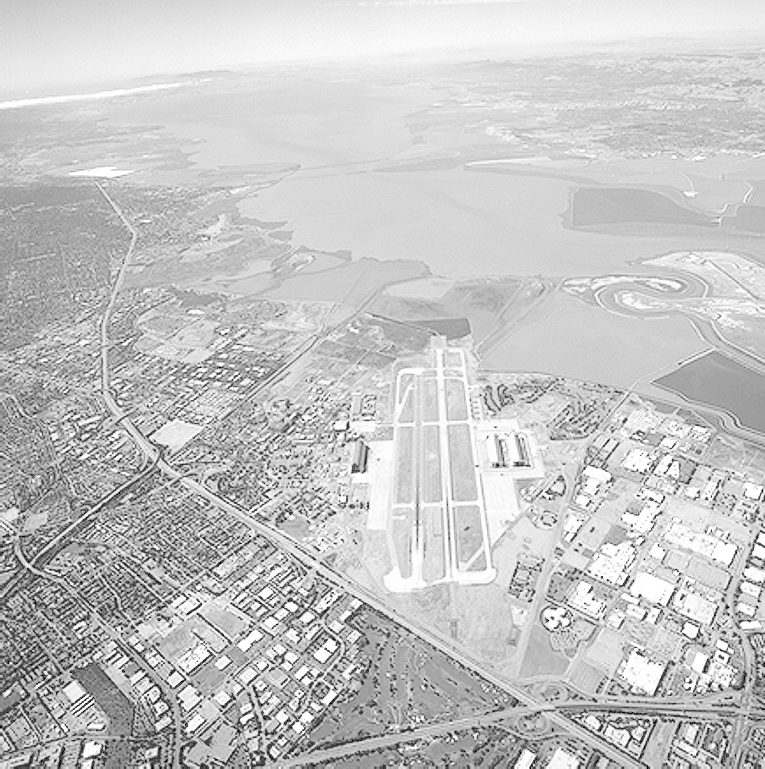
#> input picture a1images/runway.png, 765 x 769 px
$ python q6.py
#> lines starting #> are read from the running program, lines starting #| are printed output that depends on the picture
import os
import cv2 as cv
import numpy as np
import matplotlib.pyplot as plt

# Helper Function
def get_dog_kernels(size, sigma):
    """Generates 2D Derivative of Gaussian kernels for X and Y directions."""
    ax = np.arange(-size // 2 + 1., size // 2 + 1.)
    xx, yy = np.meshgrid(ax, ax)

    # Base Gaussian function
    G = np.exp(-(xx**2 + yy**2) / (2. * sigma**2)) / (2 * np.pi * sigma**2)

    # Derivatives using the formulas derived in part (a)
    Gx = -(xx / sigma**2) * G
    Gy = -(yy / sigma**2) * G

    return Gx, Gy

# Compute 5x5 kernels for sigma=2
Gx_5x5, Gy_5x5 = get_dog_kernels(size=5, sigma=2)

print("5x5 Derivative of Gaussian Kernel (X-direction, sigma=2):\n")
print(np.round(Gx_5x5, 4))
print("\n5x5 Derivative of Gaussian Kernel (Y-direction, sigma=2):\n")
print(np.round(Gy_5x5, 4))

# Visualize a 51x51 DoG kernel
Gx_51x51, _ = get_dog_kernels(size=51, sigma=8)

x = np.arange(-25, 26)
y = np.arange(-25, 26)
X, Y = np.meshgrid(x, y)

fig = plt.figure(figsize=(10, 7))
ax = fig.add_subplot(111, projection='3d')
surf = ax.plot_surface(X, Y, Gx_51x51, cmap='coolwarm', linewidth=0, antialiased=True)

ax.set_title('3D Surface Plot of 51x51 DoG Kernel (X-Direction)')
ax.set_xlabel('X axis')
ax.set_ylabel('Y axis')
ax.set_zlabel('Weight')
fig.colorbar(surf, shrink=0.5, aspect=5)
plt.show()
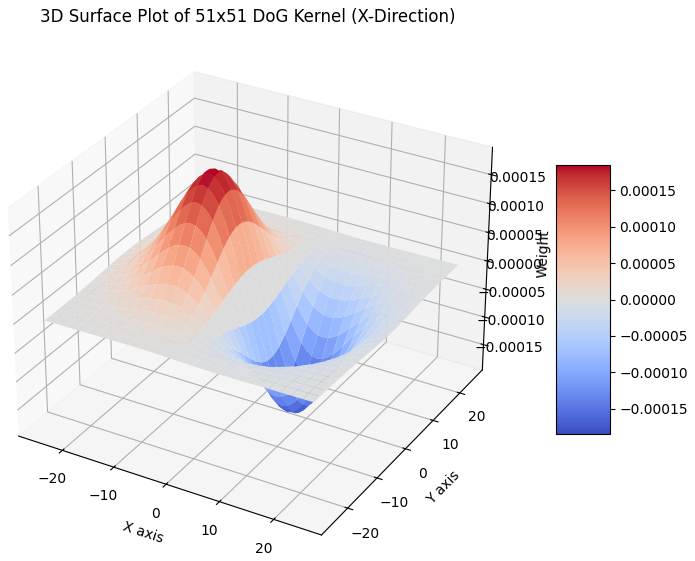
#> figure drawn by matplotlib, 2 panels

# Apply kernels and compare with Sobel
script_dir = os.path.dirname(os.path.abspath(__file__))
image_path = os.path.abspath(os.path.join(script_dir, '..', 'a1images', 'runway.png'))

img = cv.imread(image_path, cv.IMREAD_GRAYSCALE)
#> img is the input picture: shape (769, 765); min 0, max 255, mean 197.1

if img is None:
    print(f"Error: Could not load image from: {image_path}")
else:
    # Apply Manual DoG Kernels
    grad_x_manual = cv.filter2D(img, cv.CV_64F, Gx_5x5)
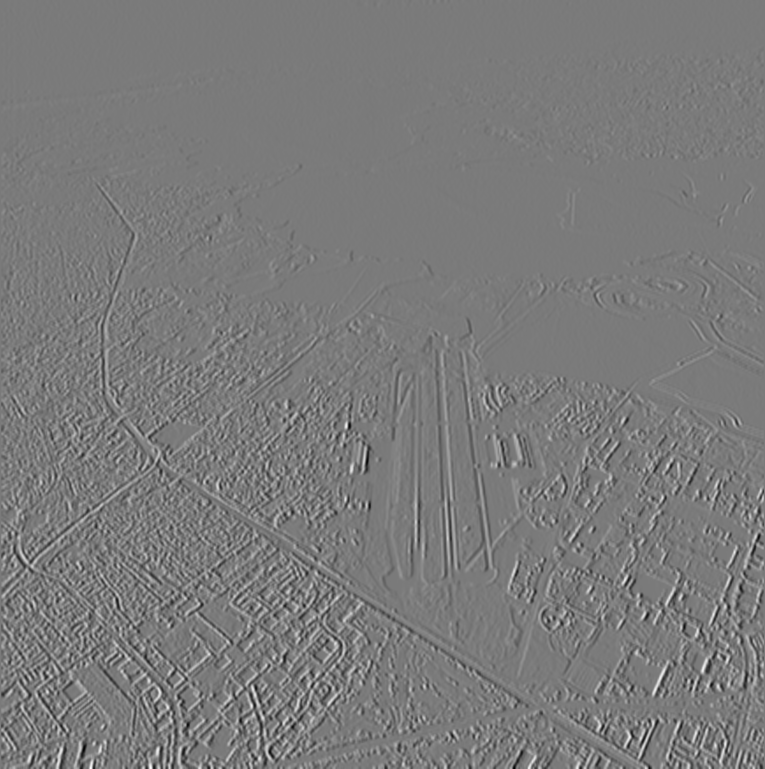
#> grad_x_manual: shape (769, 765) float64; min -16.39, max 17.63, mean -0.00797; drawn with min black and max white
    grad_y_manual = cv.filter2D(img, cv.CV_64F, Gy_5x5)
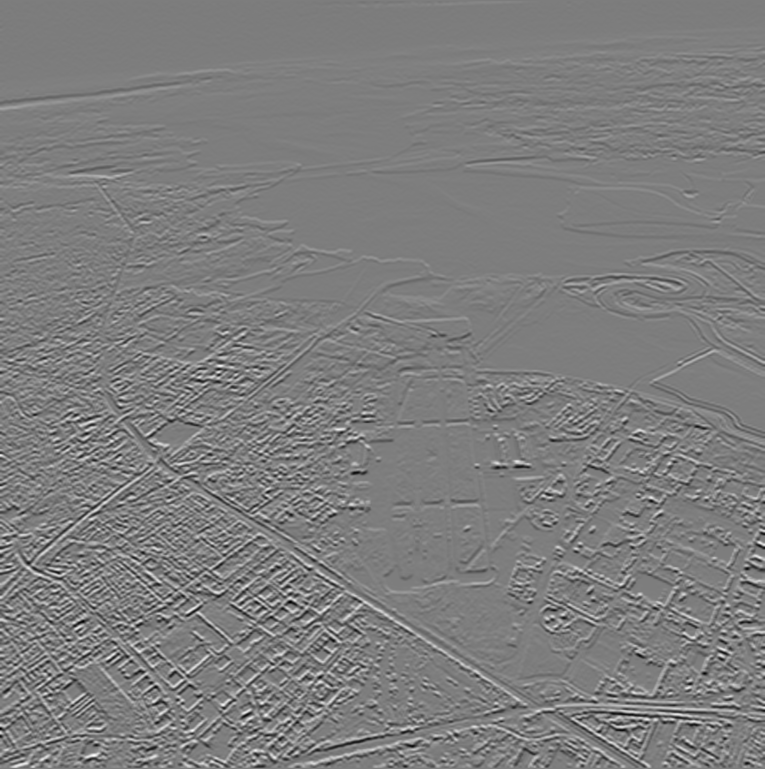
#> grad_y_manual: shape (769, 765) float64; min -15.44, max 15.85, mean 0.024; drawn with min black and max white

    # Calculate gradient magnitude for the manual DoG
    mag_manual = cv.magnitude(grad_x_manual, grad_y_manual)
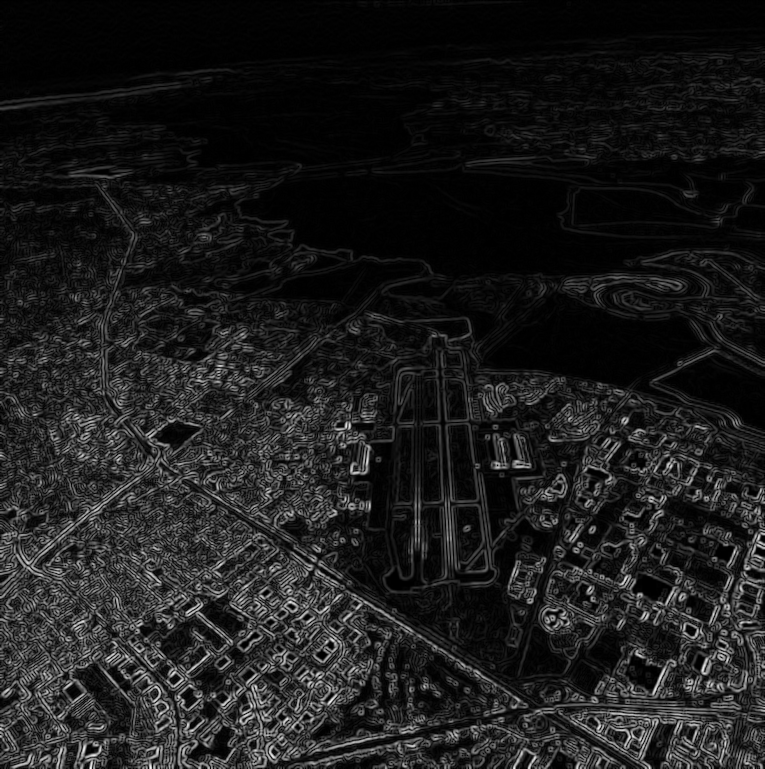
#> mag_manual: shape (769, 765) float64; min 4.84e-16, max 17.63, mean 2.01; drawn with min black and max white
    mag_manual_disp = cv.normalize(mag_manual, None, 0, 255, cv.NORM_MINMAX, dtype=cv.CV_8U)

    # Apply OpenCV Sobel
    grad_x_sobel = cv.Sobel(img, cv.CV_64F, 1, 0, ksize=3)
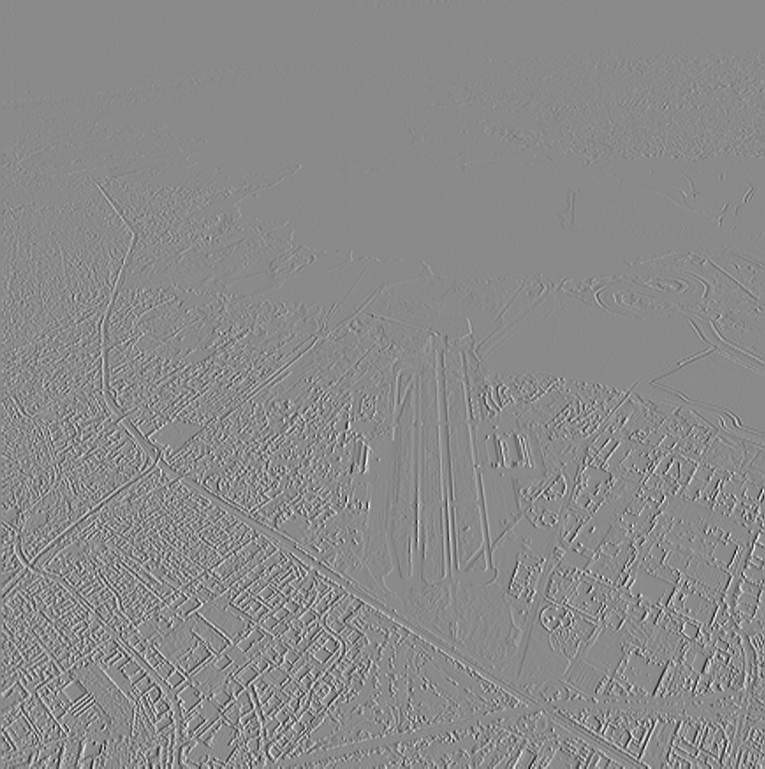
#> grad_x_sobel: shape (769, 765) float64; min -1020, max 861, mean 0.2; drawn with min black and max white
    grad_y_sobel = cv.Sobel(img, cv.CV_64F, 0, 1, ksize=3)
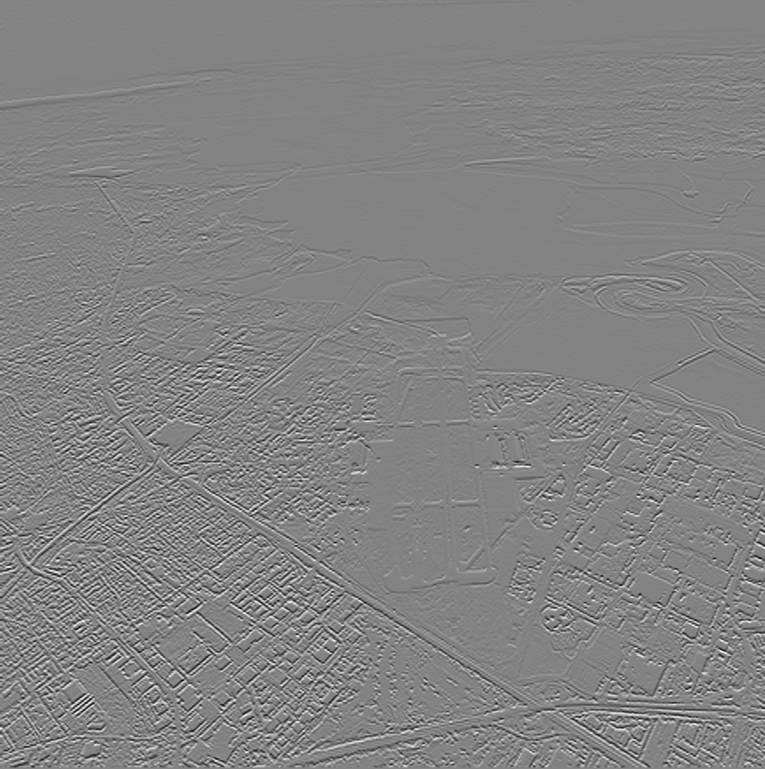
#> grad_y_sobel: shape (769, 765) float64; min -950, max 892, mean -0.7; drawn with min black and max white

    mag_sobel = cv.magnitude(grad_x_sobel, grad_y_sobel)
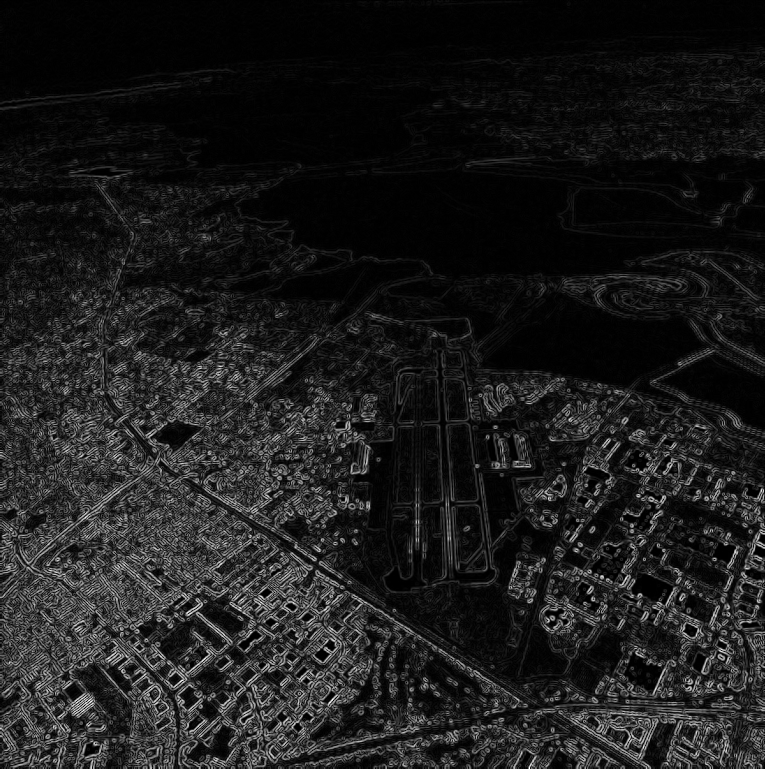
#> mag_sobel: shape (769, 765) float64; min 0, max 1020, mean 115.3; drawn with min black and max white
    mag_sobel_disp = cv.normalize(mag_sobel, None, 0, 255, cv.NORM_MINMAX, dtype=cv.CV_8U)

    fig2, axes2 = plt.subplots(1, 3, figsize=(18, 6))

    axes2[0].imshow(img, cmap='gray')
    axes2[0].set_title('Original Image')
    axes2[0].axis('off')

    axes2[1].imshow(mag_manual_disp, cmap='gray')
    axes2[1].set_title('Manual DoG Magnitude (5x5, sigma=2)')
    axes2[1].axis('off')

    axes2[2].imshow(mag_sobel_disp, cmap='gray')
    axes2[2].set_title('OpenCV Sobel Magnitude (3x3)')
    axes2[2].axis('off')

    plt.tight_layout()
    plt.show()

$ run again, with a1images/brain_proton_density_slice.png copied over a1images/runway.png
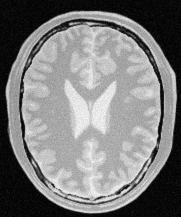
#> input picture a1images/brain_proton_density_slice.png, 181 x 217 px
#> img is the input picture: shape (217, 181); min 0, max 251, mean 123.7
#> `grad_y_sobel = cv.Sobel(img, cv.CV_64F, 0, 1, ksize=3)`:
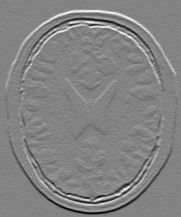
#> grad_y_sobel: shape (217, 181) float64; min -809, max 763, mean 0; drawn with min black and max white
#> `mag_sobel = cv.magnitude(grad_x_sobel, grad_y_sobel)`:
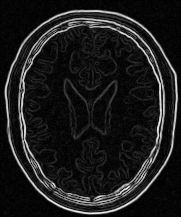
#> mag_sobel: shape (217, 181) float64; min 0, max 859.4, mean 96.2; drawn with min black and max white
